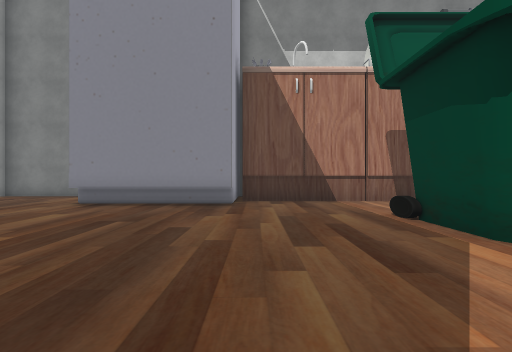
view 1 (above)

17 first-person views from a walk through a scene from a Unity 3-D project. The camera is 1.4 m above the floor, looks level and sees 75° across. The floor is counted in squares, 2 m on a side. Each view is taken from the middle of a square. On the plan, view 1 faces up. The plan holds only what a view shows up to about 10 squares ahead; the rest is blank. The player is left out. Some surface patterns are stand-ins.

view 2
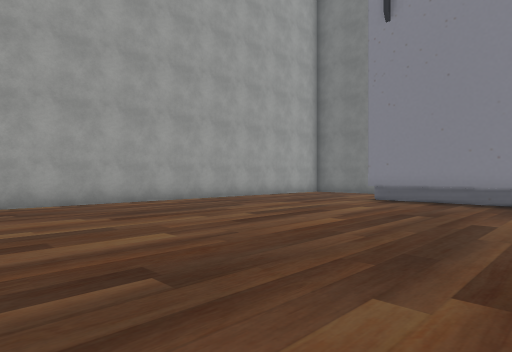

view 3
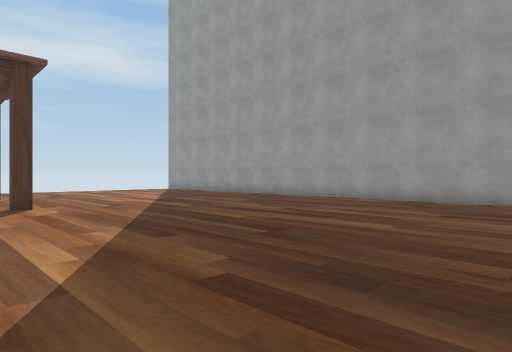

view 4
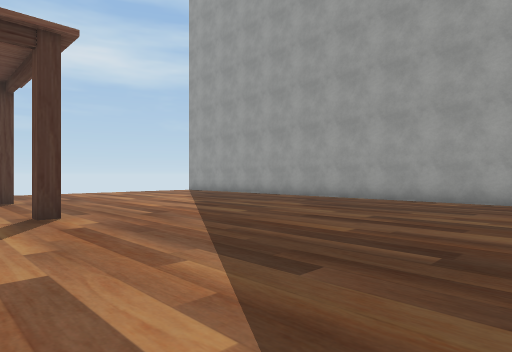

view 5
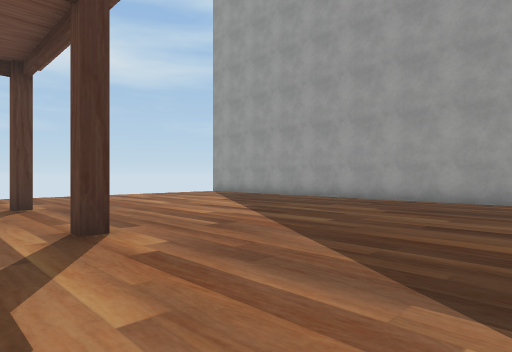

view 6
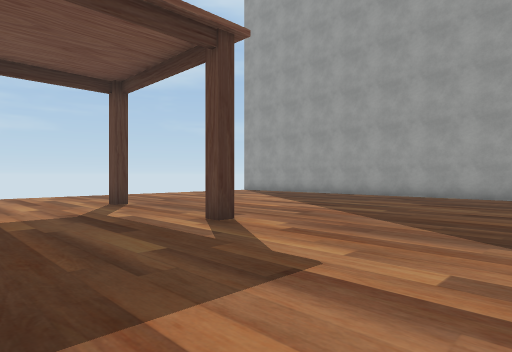

view 7
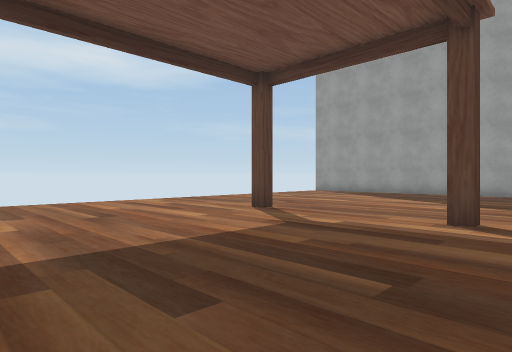

view 8
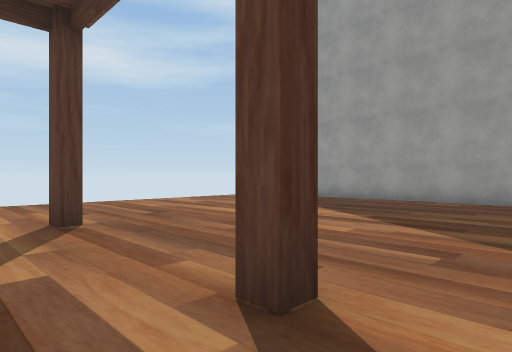

view 9
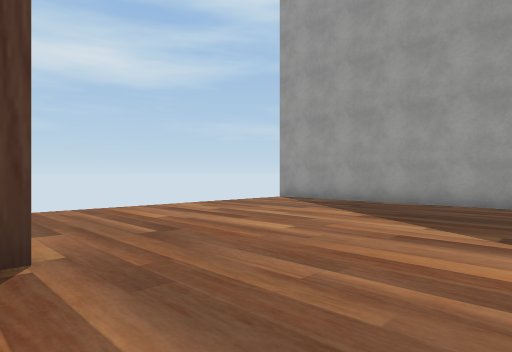

view 10
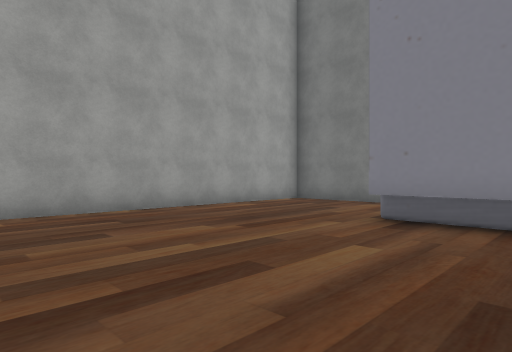

view 11
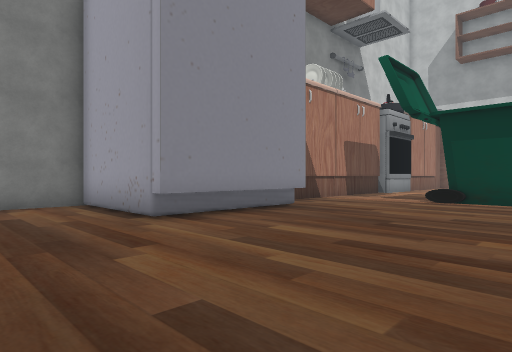

view 12
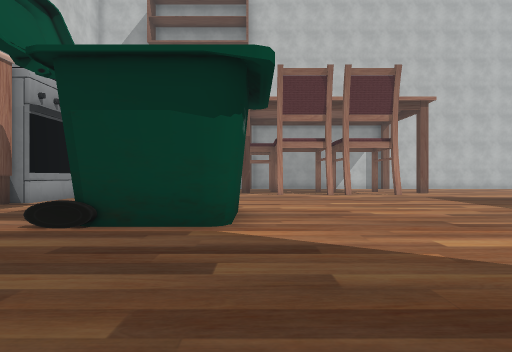

view 13
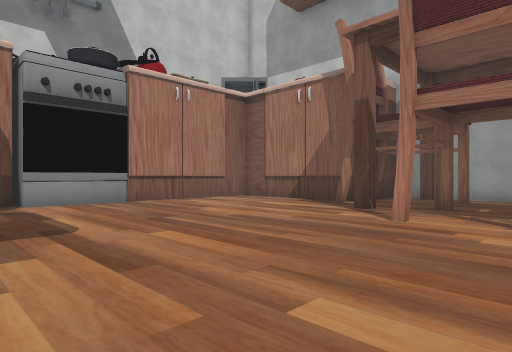

view 14
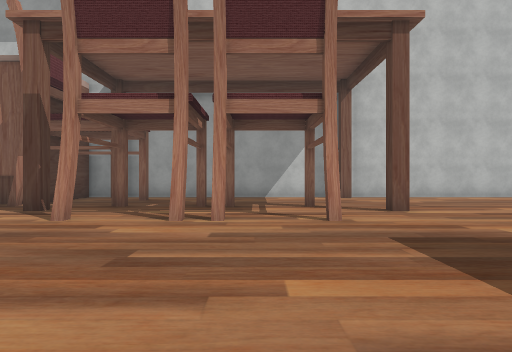

view 15
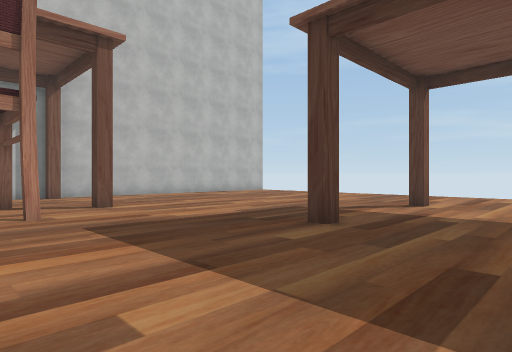

view 16
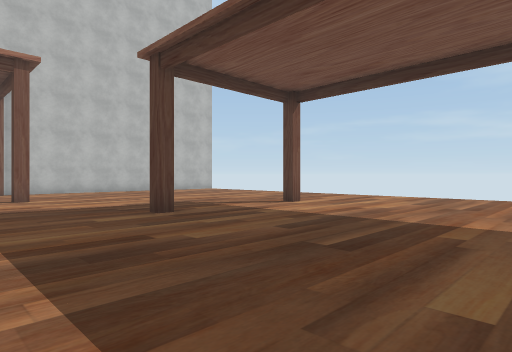

view 17
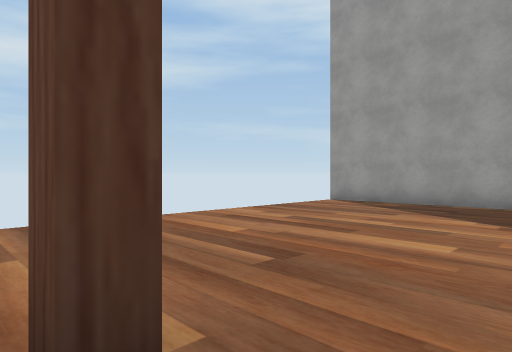

### Floor plan
Key: @ floor where view 1 was taken; # wall or solid block; . floor; O other object.
Columns run from 9 left of view 1 to 16 right of it. Each row starts with its distance up from view 1.
 12 ######
 11 #....#
 10 #....#  #       ##
  9 #....#  #####O OO###
  8 #....####............
  7 #............. .......
  6 #...........#  ........
  5 #...........#  .......O ##
  4 #...........###..........#
  3 #....................#...#
  2 #..................#..#..#
  1 #........................#
  0 #........@.........#..#.
 -1 #........................
 -2 #..................#..#..
 -3 #........................#
 -4 #....................#...
 -5 #........#......#.......
 -6 #........................
 -7 #........................
 -8 #....................  ..
 -9 #........#......#...
-10 #..................
-11 #.................
-12 #................
-13 #.............
-14 #

Positions as (right, up) in squares from view 1, and headings:
1: (0, 0), facing up
2: (0, -1), facing up-left
3: (1, 3), facing down-left
4: (1, 1), facing down-left
5: (1, -1), facing down-left
6: (3, -1), facing down-left
7: (5, -4), facing down-left
8: (1, -4), facing down-left
9: (0, -6), facing down-left
10: (-2, 3), facing up-left
11: (-7, 3), facing up-right
12: (-2, 3), facing right
13: (5, 0), facing up-right
14: (5, -1), facing right
15: (4, -1), facing down-right
16: (1, -2), facing down-right
17: (0, -8), facing down-left
